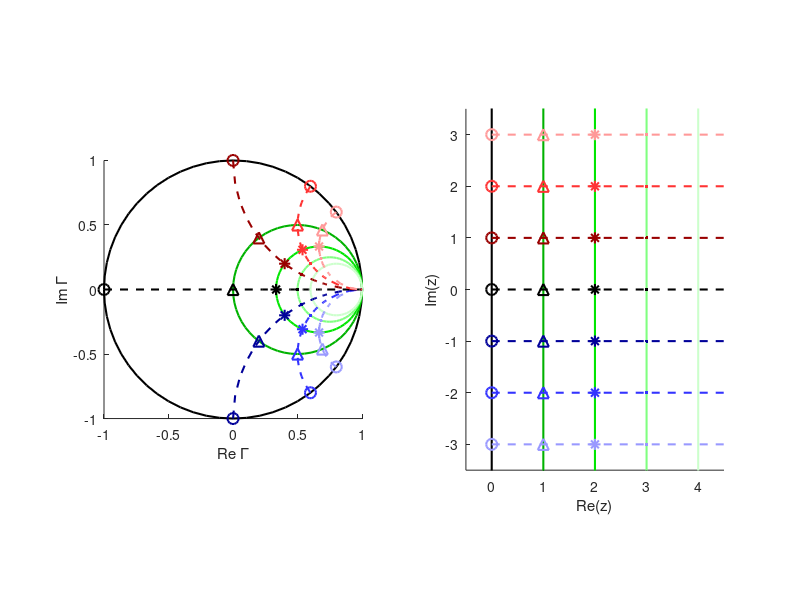

The MATLAB script that drew this image:
% Creates a colorful illustration (very similar to the Smith chart) of the
% mapping between the reflection coefficient Gamma and the
% normalized impedance z of a passive one-port network.
% 
%--------------------------------------------------------------------------
%   This code repository accompanies the following academic publication:
%   Gregor Dumphart, Johannes Sager, Armin Wittneben,
%   "Load Modulation for Backscatter Communication: Channel Capacity and
%   Capacity-Approaching Finite Constellations."
%   arXiv preprint arXiv:2207.08100, July 2022.  
%   Available online at (open access): https://arxiv.org/abs/2207.08100
%
%   Coded by: Gregor Dumphart (gregord.research@gmail.com), July 2022,
%   ETH Zurich (D-ITET, Wireless Communications Group), Switzerland.
%   BSD 3-Clause License applies. Copyright (c) 2022, Gregor Dumphart.
%--------------------------------------------------------------------------
clear all

colors1 = [[.6 .6  1]; ...
           [.2 .2  1]; ...
           [ 0  0 .6]; ...
           [ 0  0  0]; ...
           [.6  0  0]; ...
           [ 1 .2 .2]; ...
           [ 1 .6 .6]];
colors2 = [[ 0  0  0]; ...
           [ 0 .7  0]; ...
           [ 0 .9  0]; ...
           [.5  1 .5]; ...
           [.8  1 .8]];
      
markers = 'o^*.';
markSize = 8;
lw = 1.5;

rVal =  0 : 4; Nr = length(rVal);
xVal = -3 : 3; Nx = length(xVal);

[r,x] = meshgrid(rVal, xVal);
z = r + 1i * x;

Gamma = (z - 1) ./ (z + 1);

figure(20001), clf

subplot(1,2,1)

for idx = 1 : length(rVal)
    rad = 1 ./ (1 + rVal(idx));
    phi = linspace(-pi,pi,61);
    plot(1-rad + rad*cos(phi), rad*sin(phi), 'Color', colors2(idx,:), 'LineWidth', lw, 'HandleVisibility', 'off'), hold on
end
for idx = 1 : length(xVal)
    r_ = [0 : .2 : 6, 10, 20, 50, 100, 1E12];
    z_ = r_ + 1i * xVal(idx);
    Gamma_ = (z_ - 1) ./ (z_ + 1);
    plot(real(Gamma_), imag(Gamma_), '--', 'Color', colors1(idx,:), 'LineWidth', lw, 'HandleVisibility', 'off')
    
    for add = 0 : 3
        Gamma_ = (add + 1i * xVal(idx) - 1) ./ (add + 1i * xVal(idx) + 1);
        plot(real(Gamma_), imag(Gamma_), 'Marker', markers(add+1), 'Color', colors1(idx,:), 'MarkerSize', markSize, 'LineWidth', lw, 'HandleVisibility', 'off')
    end
end
axis equal
set(gca, 'Box', 'off')
xlim([-1 1])
ylim([-1 1])
xlabel('Re \Gamma')
ylabel('Im \Gamma')

subplot(1,2,2)

for idx = 1 : length(rVal)
    plot(rVal(idx)*[1 1], [-13 13], 'Color', colors2(idx,:), 'LineWidth', lw, 'HandleVisibility', 'off'), hold on
end
for idx = 1 : length(xVal)
    plot([min(rVal) 13], xVal(idx)*[1 1], '--',    'Color', colors1(idx,:), 'MarkerSize', markSize, 'LineWidth', lw, 'HandleVisibility', 'off')
    for add = 0 : 3
        plot(rVal(add+1), xVal(idx), 'Marker', markers(add+1), 'Color', colors1(idx,:), 'MarkerSize', markSize, 'LineWidth', lw, 'HandleVisibility', 'off')
    end
end
axis equal
set(gca, 'Box', 'off')
xlim([-.5 max(rVal)+.5])
ylim(3.5*[-1 1])
xlabel('Re(z)')
ylabel('Im(z)')
